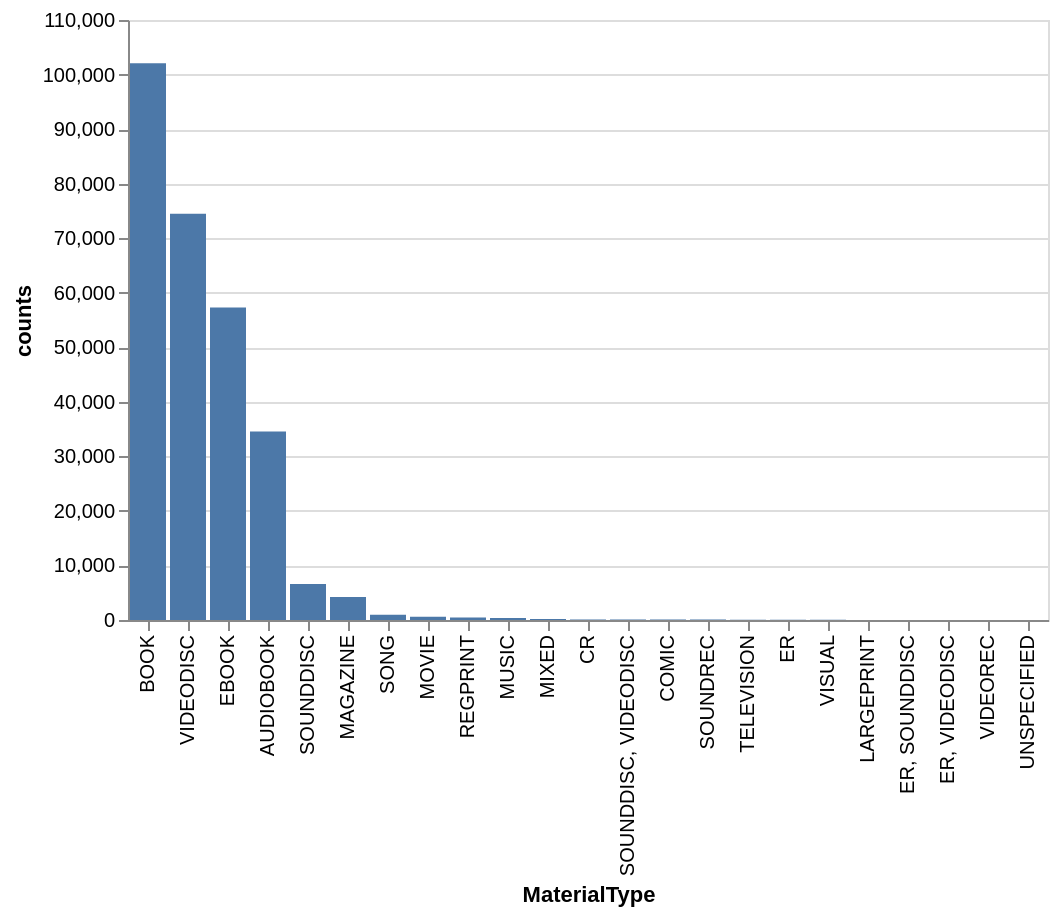

Write notebook code for a chart like this one.
### Code cell
source = seattle_df['MaterialType'].value_counts().rename_axis('MaterialType').reset_index(name='counts')
alt.Chart(source).mark_bar().encode(
    x=alt.X('MaterialType', sort='-y'),
    y='counts'
)

### Figure 1 — Vega-Lite specification as saved in the notebook (floating-point values rounded to 4 significant figures)
{"config": {"view": {"continuousWidth": 300, "continuousHeight": 300}}, "data": {"name": "data-968481b684d5dfeb3cc118200e184fc7"}, "mark": {"type": "bar"}, "encoding": {"x": {"field": "MaterialType", "sort": "-y", "type": "nominal"}, "y": {"field": "counts", "type": "quantitative"}}, "$schema": "https://vega.github.io/schema/vega-lite/v6.1.0.json", "datasets": {"data-968481b684d5dfeb3cc118200e184fc7": [{"MaterialType": "BOOK", "counts": 102076}, {"MaterialType": "VIDEODISC", "counts": 74473}, {"MaterialType": "EBOOK", "counts": 57299}, {"MaterialType": "AUDIOBOOK", "counts": 34542}, {"MaterialType": "SOUNDDISC", "counts": 6593}, {"MaterialType": "MAGAZINE", "counts": 4197}, {"MaterialType": "SONG", "counts": 975}, {"MaterialType": "MOVIE", "counts": 596}, {"MaterialType": "REGPRINT", "counts": 447}, {"MaterialType": "MUSIC", "counts": 382}, {"MaterialType": "MIXED", "counts": 195}, {"MaterialType": "CR", "counts": 112}, {"MaterialType": "SOUNDDISC, VIDEODISC", "counts": 89}, {"MaterialType": "COMIC", "counts": 83}, {"MaterialType": "SOUNDREC", "counts": 82}, {"MaterialType": "TELEVISION", "counts": 39}, {"MaterialType": "ER", "counts": 34}, {"MaterialType": "VISUAL", "counts": 31}, {"MaterialType": "LARGEPRINT", "counts": 19}, {"MaterialType": "ER, SOUNDDISC", "counts": 10}, {"MaterialType": "ER, VIDEODISC", "counts": 9}, {"MaterialType": "VIDEOREC", "counts": 2}, {"MaterialType": "UNSPECIFIED", "counts": 2}]}}
